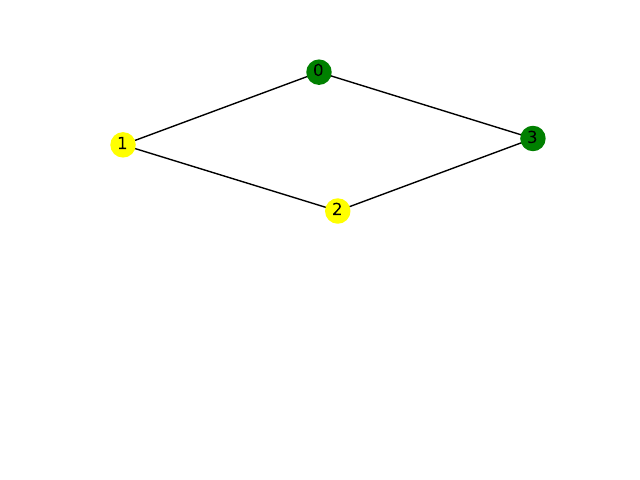

This figure's Python source:
import networkx as nx
import matplotlib.pyplot as plt
G = nx.Graph() 
plt.subplot(211)
G.add_edges_from([(0, 1), (1, 0), (1, 2), (2, 1), (2, 3), (3, 0), (3, 2)])
nx.set_node_attributes(G, {0: 'green', 1: 'yellow', 2: 'yellow', 3: 'green'}, name='color')
nx.draw(G, with_labels=True, node_color=list(nx.get_node_attributes(G, 'color').values()))
plt.savefig('graph3-012.pdf')
